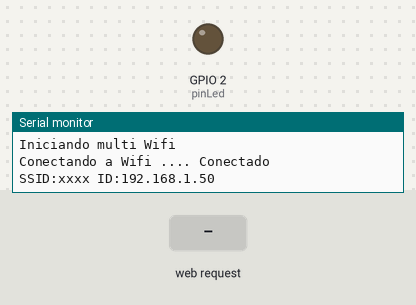
The sketch below on a simulated ESP8266 (NodeMCU). On the bench: output pins drawn as LEDs (lit = HIGH), the last lines printed to the serial monitor. Inputs (shaded band) come from the test bench. WiFi joins after 1.5 s; servers stay silent unless stated.

Above: at 2.7 s.
2.8 s: HTTP request GET /on1 received
At 3.9 s:
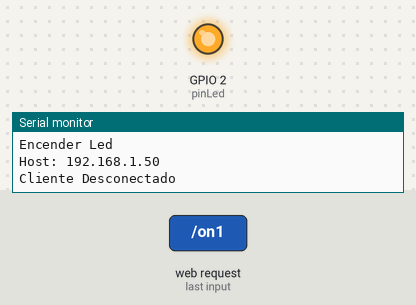
4.3 s: HTTP request GET /off1 received
At 5.1 s:
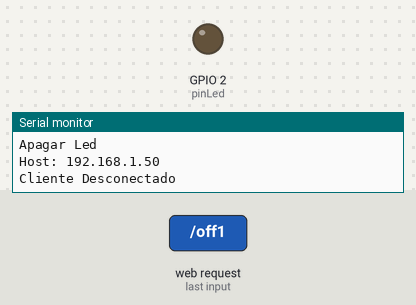
Timing chart, 0 to 7.3 s (numbered marks = the images above; inputs shaded):
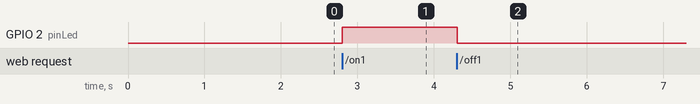

The sketch:

Web_Server_Facil.ino
```cpp
// Creado ChepeCarlos de ALSW
// Tutorial Completo en https://nocheprogramacion.com
// Canal Youtube https://youtube.com/alswnet?sub_confirmation=1


#if defined(ESP32)
//Librerias para ESP32
#include <WiFi.h>
#include <WiFiMulti.h>
WiFiMulti wifiMulti;

#elif defined(ESP8266)
//Librerias para ESP8266
#include <ESP8266WiFi.h>
#include <ESP8266WiFiMulti.h>
ESP8266WiFiMulti wifiMulti;

#endif

#include "data.h"

int pinLed = 2;
boolean Estado = false;

const uint32_t TiempoEsperaWifi = 5000;

unsigned long TiempoActual = 0;
unsigned long TiempoAnterior = 0;
const long TiempoCancelacion = 500;

WiFiServer servidor(80);

void setup() {
  Serial.begin(115200);
  Serial.println("\nIniciando multi Wifi");

  pinMode(pinLed, OUTPUT);
  digitalWrite(pinLed, 0);

  wifiMulti.addAP(ssid_1, password_1);
  wifiMulti.addAP(ssid_2, password_2);

  WiFi.mode(WIFI_STA);
  Serial.print("Conectando a Wifi ..");
  while (wifiMulti.run(TiempoEsperaWifi) != WL_CONNECTED) {
    Serial.print(".");
  }
  Serial.println(".. Conectado");
  Serial.print("SSID:");
  Serial.print(WiFi.SSID());
  Serial.print(" ID:");
  Serial.println(WiFi.localIP());

  servidor.begin();

}

void loop() {
  WiFiClient cliente = servidor.available();

  if (cliente) {
    Serial.println("Nuevo Cliente");
    TiempoActual = millis();
    TiempoAnterior = TiempoActual;
    String LineaActual = "";

    while (cliente.connected() && TiempoActual - TiempoAnterior <= TiempoCancelacion) {
      if (cliente.available()) {
        TiempoActual = millis();
        char Letra = cliente.read();
        if (Letra == '\n') {
          if (LineaActual.length() == 0) {
            digitalWrite(pinLed, Estado);
            ResponderCliente(cliente);
            break;
          } else {
            Serial.println(LineaActual);
            VerificarMensaje(LineaActual);
            LineaActual = "";
          }
        }  else if (Letra != '\r') {
          LineaActual += Letra;
        }
      }
    }

    cliente.stop();
    Serial.println("Cliente Desconectado");
    Serial.println();
  }
}

void VerificarMensaje(String Mensaje) {
  if (Mensaje.indexOf("GET /on1") >= 0) {
    Serial.println("Encender Led");
    Estado = true;
  } else if (Mensaje.indexOf("GET /off1") >= 0) {
    Serial.println("Apagar Led");
    Estado = false;
  }
}

void ResponderCliente(WiFiClient& cliente) {
  cliente.print(Pagina);
 // cliente.print("Hola ");
 // cliente.print(cliente.remoteIP());
  //cliente.print("<br>Estado del led: ");
  //cliente.print(Estado ? "Encendida" : "Apagada");
  //cliente.print("<br>Cambia el Led: ");
  //cliente.print("<a href = '/");
  //cliente.print(Estado ? "apagar" : "encender");
  //cliente.print("'>Cambiar </a><br>");
  //cliente.print("</html>");

}
```

data.h
```cpp
const char* ssid_1     = "xxxx";
const char* password_1 = "xxxx";
const char* ssid_2     = "ZTE Blade A5 2020";
const char* password_2 = "ac0a96172796";

const String Pagina =  R"====(<!DOCTYPE html>
<html lang="en">
<head>
  <meta charset="UTF-8">
  <title>Botón con CSS</title>
<head>
  <h1 id="main-container">ESP32</h1>

  <style  >
    body{
 background-color:#415a77;
      /* background-color: #436C94; */
      font-family: Arial;
    }
    #main-container{
      padding-top: 20px;
      text-align: center;
    }

    .btn{
      border-radius: 35px;
      display: inline-block;
      padding: 20px 15px;
      text-decoration: none;
      text-shadow: 0 1px 0 rgba(255,255,255,0.3);
      box-shadow: 0 1px 1px rgba(0,0,0,0.3);
    }

    .btn-green{
      color: white;
      background-color: #3CC93F;
    }
    .btn-green:hover{
      background-color: #ffffff;
    }
    .btn-green:active{
      background-color: #29962A;
    }

    .btn-red{
      color: white;
      background-color: #E34242;
    }
    .btn-red:hover{
      background-color: #C43535;
    }
    .btn-red:active{
      background-color: #A62828;
    }
    #tabla{
    margin: auto;
}
#tabla1{
    margin: auto;
}

  :root {
  --main-bg-color: #422261;
  --face: #422261;
}

* {
  border: 5px solid red;
  margin: 0px;
  padding: 0px;
  box-sizing: border-box;
}

body {
  display: flex;
  justify-content: center;
  align-items: center;
  height: 100vh;
  background-color: var(--main-bg-color);
}
.pumpkin {
  position: relative;
  height: 300px;
  width: 170px;
  background-color: #f8931f;
  border-radius: 28% 72% 33% 67% / 21% 83% 17% 79% ;
  transform: rotate(13deg);
  box-shadow:
    -80px 5px 0px -2px #f8931f,   /*BS 1*/
    -40px 4px 0px -1px #fbb03b,   /*BS 2*/
    40px -15px 0px  0px #f87700,  /*BS 3*/
    80px -35px 0px -2px #f8931f;  /*BS 4*/

}
.stem {
  position: relative;
  bottom: 180px;
  background-color: #8cc63e;
  left: 210px;
  z-index: -1;
  width: 75px;
  height: 150px;
  transform: rotate(30deg);
  border-radius: 58% 42% 69% 31% / 44% 100% 0% 56% ;
}
.stem::before {
  content: '';
  border: 20px solid red;
  position: absolute;
  top: 0px;
  left: 50px;
  width: 100px;
  height: 100px;
  background-color: var(--main-bg-color);
  clip-path: circle(50% at 50% 50%);
}
.face {
  width: 75px;
  height: 30px;
  background-color: var(--face);
  position: relative;
  left: 60px;
  bottom: 40px;
  transform: rotate(10deg);
  z-index: 1;
  border-radius:
    100% 0% 50% 50% / 0% 0% 100% 100%;
}
.face::after {
  content: '';
  position: absolute;
  background-color: var(--face);
  top: -25px;
  left: 120px;
  width: 75px;
  height: 30px;
  transform: rotate(-20deg);
  border-radius:
    100% 0% 50% 50% / 0% 0% 100% 100%;
}
.face::before {
  content: '';
  position: absolute;
  top: 75px;
  left: 15px;
  background-color: var(--face);
  transform: rotate(-10deg);
  width: 200px;
  height: 50px;
  clip-path: polygon(0% 35%, 17% 2%, 21% 37%, 31% 17%, 36% 32%, 49% 6%, 63% 34%, 86% 8%, 85% 30%, 100% 30%, 94% 60%, 79% 98%, 66% 62%, 63% 94%, 53% 76%, 42% 100%, 31% 62%, 17% 96%, 14% 66%);
}
  * {
border: 1px solid red;
}
.face::before {
  animation-name: pulse;
  animation-duration: 1.5s;
  animation-iteration-count: infinite;
}
@keyframes pulse {
  0% {transform: scale(1) rotate(-10deg);}
  50% {transform: scale(1.1) rotate(-10deg);}
  100% {transform: scale(1) rotate(-10deg);}
}

  </style>
</head>
<body  style= "background-color:#415a77;>
  <meta name=\"viewport\" content=\"width=device-width, initial-scale=1\">
  <h1  id="table1" align="center"> Mi programa serio esp32 </h1>


  <div >
  <table id="tabla" >
  <tr>
  <td><p> SALIDA #1  </p>
    <td><a  href="on1" class="btn btn-green" style ="color:#000000";>ON</button></a>&nbsp;
    <a  href="off1" class="btn btn-red" style ="color:#000000";>OFF</button></a></td></td>
    <td><p>SALIDA #2 </p>
    <td><a href="#" class="btn btn-green" style ="color:#000000"; >ON</button></a>&nbsp;
      <a href="#" class="btn btn-red" style ="color:#000000";>OFF</button></a></td></td>
    </tr>
   </table>
   </div>
  <div class="stem"></div>
<div class="face"></div>
<div class="pumpkin"></div>


</body>
</html>
)====";
```

Measured:
- after the input at 2.8 s, GPIO 2 (pinLed): LOW → HIGH at once
- after the input at 4.3 s, GPIO 2 (pinLed): HIGH → LOW at once
